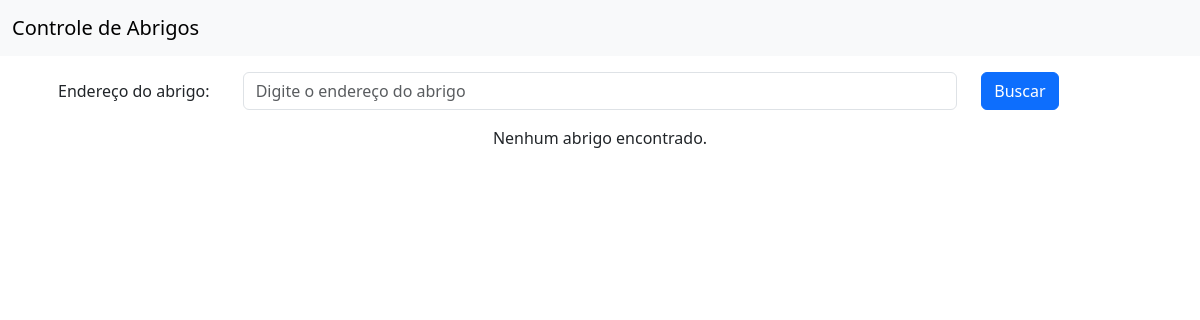
/abrigos/, run on an earlier commit of the app's database.
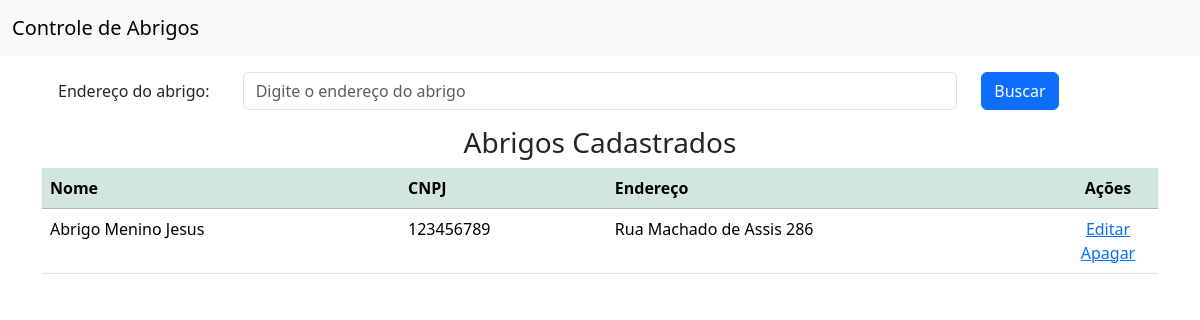
And on a later commit of the database.
### abrigo/models.py (models this page shows, shortened)
class Abrigo(models.Model):
    nome = models.CharField(max_length=255, verbose_name="Nome", default='Exemplo de nome')
    cnpj = models.CharField(max_length=18, unique=True, verbose_name="CNPJ")
    endereco = models.CharField(max_length=255, verbose_name="Endereço")
    class Meta:
        verbose_name = 'Abrigo'
        verbose_name_plural = 'Abrigos'

### abrigo/views.py (the view)
# urls.py: path('abrigos/', AbrigosView.as_view(), name='abrigos'),
class AbrigosView(ListView):
    model = Abrigo
    template_name = 'abrigos.html'
    def get_queryset(self):
        buscar = self.request.GET.get('buscar')
        qs = super(AbrigosView, self).get_queryset()
        if buscar:
            return qs.filter(endereco__icontains=buscar)
        if qs.count() > 0:
            paginator = Paginator(qs, 1)
            listagem = paginator.get_page(self.request.GET.get('page'))
            return listagem
        else:
            messages.info(self.request, 'Não existem abrigos cadastrados')
            return qs

### abrigo/templates/abrigos.html (shortened to what this page needs)
{% extends 'inicial.html' %}
{% load django_bootstrap5 %}
{% load static %}
{% block content %}
    <section class="section">
        <div class="container">
            <form action="" method="GET">
                <div class="form-group row p-3">
                    <label class="col-sm-2 col-form-label">Endereço do abrigo: </label>
                    <div class="col-sm-8">
                        <input class="form-control" type="text" name="buscar" value="{{ request.GET.buscar }}"
                               placeholder="Digite o endereço do abrigo">
                    </div>
                    <div class="col-sm-2">
                        <button type="submit" class="btn btn-primary">
                            Buscar
                        </button>
                    </div>
                </div>
            </form>
            {% if object_list %}
                <div class="card-body">
                    <h3 class="text-center">Abrigos Cadastrados</h3>
                    <div class="table-responsive">
                        <table class="table table-hover">
                            <thead class="table-success">
                                <th>Nome</th>
                                <th>CNPJ</th>
                                <th>Endereço</th>
                                <th style="width: 100px; text-align: center">Ações</th>
                            </thead>
                            <tbody>
                                {% for abrigo in object_list %}
                                        <tr>
                                            <td> {{ abrigo.nome }} </td>
                                            <td> {{ abrigo.cnpj }} </td>
                                            <td> {{ abrigo.endereco }} </td>
                                        <td style="text-align: center">
                                            <a href="{% url 'abrigo_editar' abrigo.pk %}">
                                                <span class="icon">
                                                     Editar
                                                </span>
                                            </a>
                                            <a href="{% url 'abrigo_apagar' abrigo.pk %}">
                                                <span class="icon">
                                                     Apagar
                                                </span>
                                            </a>
                                        </td>
                                    </tr>
                                {% endfor %}
                            </tbody>
                        </table>
                    </div>
                </div>
            {% else %}
                <p class="text-center">Nenhum abrigo encontrado.</p>
            {% endif %}
        </div>
    </section>
{% endblock %}

What changed in the data, as far as the page shows it:
added Abrigo: nome "Abrigo Menino Jesus", cnpj "123456789", endereco "Rua Machado de Assis 286"
Also different on the page:
text no longer shown: "Nenhum abrigo encontrado."
text now shown: "Abrigos Cadastrados Nome CNPJ Endereço Ações"
